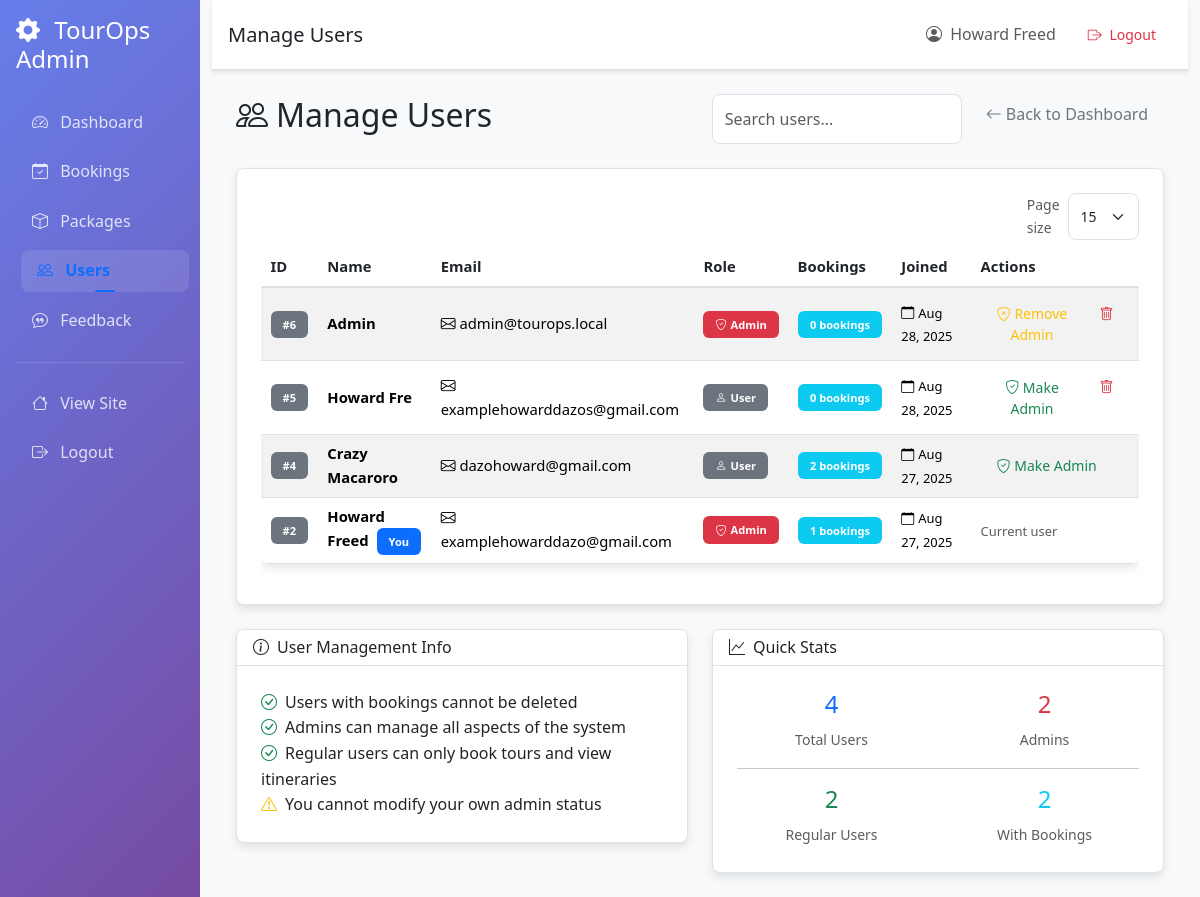
Screenshot of /admin/users.php (signed in) with the database file from the repository.
### tables this page shows
CREATE TABLE `users` (
  `id` int(11) NOT NULL,
  `name` varchar(100) NOT NULL,
  `fullname` varchar(150) DEFAULT NULL,
  `dob` date DEFAULT NULL,
  `gender` varchar(20) DEFAULT NULL,
  `nationality` varchar(100) DEFAULT NULL,
  `email` varchar(150) NOT NULL,
  `mobile` varchar(30) DEFAULT NULL,
  `address` text DEFAULT NULL,
  `profile_image` varchar(255) DEFAULT NULL,
  `username` varchar(100) DEFAULT NULL,
  `two_factor_enabled` tinyint(1) DEFAULT 0,
  `notify_email` tinyint(1) DEFAULT 1,
  `notify_sms` tinyint(1) DEFAULT 0,
  `newsletter` tinyint(1) DEFAULT 0,
  `emergency_name` varchar(150) DEFAULT NULL,
  `emergency_relation` varchar(100) DEFAULT NULL,
  `emergency_phone` varchar(30) DEFAULT NULL,
  `password` varchar(255) NOT NULL,
  `is_admin` tinyint(1) DEFAULT 0,
  `created_at` timestamp NOT NULL DEFAULT current_timestamp()
);

### inc/pagination.php (called while the page is built, shortened)
<?php
function pagination_allowed_sizes(): array {
    return [10, 15, 30, 50];
}
function pagination_get_page_and_size(int $defaultPageSize = 15): array {
    $allowed = pagination_allowed_sizes();
    $page = isset($_GET['page']) ? max(1, (int)$_GET['page']) : 1;
    $perPage = isset($_GET['pageSize']) ? (int)$_GET['pageSize'] : $defaultPageSize;
    $offset = ($page - 1) * $perPage;
    return [$page, $perPage, $offset];
}

### admin/users.php (the view, shortened to what this page needs)
<?php
require_once '../inc/db.php';
require_once '../inc/pagination.php';
list($page, $perPage, $offset) = pagination_get_page_and_size(15);
$stm = $pdo->prepare("SELECT u.*, COUNT(b.id) as booking_count
                       FROM users u
                       LEFT JOIN bookings b ON u.id = b.user_id
                       GROUP BY u.id
                       ORDER BY u.created_at DESC
                       LIMIT :limit OFFSET :offset");
$stm->bindValue(':limit', $perPage, PDO::PARAM_INT);
$stm->bindValue(':offset', $offset, PDO::PARAM_INT);
$stm->execute();
$users = $stm->fetchAll();
function getUserName($user) {
    return $user['fullname'] ?? $user['name'] ?? 'User';
}
include 'header.php';
?>
<div class="d-flex justify-content-between align-items-center mb-4">
    <h2><i class="bi bi-people me-2"></i>Manage Users</h2>
    <div class="d-flex gap-2">
        <input type="text" class="form-control table-search" placeholder="Search users..." style="width: 250px;">
        <a href="index.php" class="btn btn-outline-secondary">
            <i class="bi bi-arrow-left me-1"></i>Back to Dashboard
        </a>
    </div>
</div>
<div class="card no-hover">
    <div class="card-body">
        <div class="d-flex justify-content-end mb-2">
            <form method="get" class="d-flex align-items-center gap-2">
                <label class="text-muted small mb-0">Page size</label>
                <select name="pageSize" class="form-select form-select-sm" onchange="this.form.submit()">
                    <?php foreach (pagination_allowed_sizes() as $size): ?>
                        <option value="<?= $size ?>" <?= $perPage===$size? 'selected':'' ?>><?= $size ?></option>
                    <?php endforeach; ?>
                </select>
            </form>
        </div>
        <div class="table-responsive sticky-head">
            <table class="table table-striped table-hover table-compact">
                <thead class="table-dark">
                    <tr>
                        <th>ID</th>
                        <th>Name</th>
                        <th>Email</th>
                        <th>Role</th>
                        <th>Bookings</th>
                        <th>Joined</th>
                        <th>Actions</th>
                    </tr>
                </thead>
                <tbody>
                    <?php foreach ($users as $u): ?>
                        <tr>
                            <td><span class="badge bg-secondary">#<?=$u['id']?></span></td>
                            <td>
                                <strong><?=htmlspecialchars(getUserName($u))?></strong>
                                <?php if ($u['id'] == ($_SESSION['user']['id'] ?? -1)): ?>
                                    <span class="badge bg-primary ms-1">You</span>
                                <?php endif; ?>
                            </td>
                            <td>
                                <i class="bi bi-envelope me-1"></i><?=htmlspecialchars($u['email'])?>
                            </td>
                            <td>
                                <?php if ($u['is_admin']): ?>
                                    <span class="badge bg-danger">
                                        <i class="bi bi-shield-check me-1"></i>Admin
                                    </span>
                                <?php else: ?>
                                    <span class="badge bg-secondary">
                                        <i class="bi bi-person me-1"></i>User
                                    </span>
                                <?php endif; ?>
                            </td>
                            <td>
                                <span class="badge bg-info"><?=$u['booking_count']?> bookings</span>
                            </td>
                            <td>
                                <small>
                                    <i class="bi bi-calendar me-1"></i><?=date('M j, Y', strtotime($u['created_at']))?>
                                </small>
                            </td>
                            <td>
                                <div class="btn-group" role="group">
                                    <?php if ($u['id'] != ($_SESSION['user']['id'] ?? -1)): ?>
                                        <form method="post" style="display: inline;">
                                            <button type="submit" class="btn btn-sm btn-outline-<?=$u['is_admin'] ? 'warning' : 'success'?> rounded-pill px-3"
                                                    onclick="return confirm('<?=$u['is_admin'] ? 'Remove' : 'Grant'?> admin privileges for <?=htmlspecialchars(getUserName($u))?>?')">
                                                <i class="bi bi-<?=$u['is_admin'] ? 'shield-x' : 'shield-check'?>"></i>
                                                <?=$u['is_admin'] ? 'Remove Admin' : 'Make Admin'?>
                                            </button>
                                        </form>
                                        <?php if ((int)$u['booking_count'] === 0): ?>
                                            <form method="post" style="display: inline;">
                                                <button type="submit" class="btn btn-sm btn-outline-danger rounded-pill px-3"
                                                        onclick="return confirm('Are you sure you want to delete <?=htmlspecialchars(getUserName($u))?>? This action cannot be undone.')">
                                                    <i class="bi bi-trash"></i>
                                                </button>
                                            </form>
                                        <?php endif; ?>
                                    <?php else: ?>
                                        <span class="text-muted small">Current user</span>
                                    <?php endif; ?>
                                </div>
                            </td>
                        </tr>
                    <?php endforeach; ?>
                </tbody>
            </table>
        </div>
    </div>
</div>
<div class="row mt-4">
    <div class="col-md-6">
        <div class="card no-hover">
            <div class="card-header">
                <h6 class="mb-0"><i class="bi bi-info-circle me-2"></i>User Management Info</h6>
            </div>
            <div class="card-body">
                <ul class="list-unstyled mb-0">
                    <li><i class="bi bi-check-circle text-success me-2"></i>Users with bookings cannot be deleted</li>
                    <li><i class="bi bi-check-circle text-success me-2"></i>Admins can manage all aspects of the system</li>
                    <li><i class="bi bi-check-circle text-success me-2"></i>Regular users can only book tours and view itineraries</li>
                    <li><i class="bi bi-exclamation-triangle text-warning me-2"></i>You cannot modify your own admin status</li>
                </ul>
            </div>
        </div>
    </div>
    <div class="col-md-6">
        <div class="card no-hover">
            <div class="card-header">
                <h6 class="mb-0"><i class="bi bi-graph-up me-2"></i>Quick Stats</h6>
            </div>
            <div class="card-body">
                <?php
                $total_users = count($users);
                $admin_users = count(array_filter($users, function($u) { return $u['is_admin']; }));
                $regular_users = $total_users - $admin_users;
                $users_with_bookings = count(array_filter($users, function($u) { return $u['booking_count'] > 0; }));
                ?>
                <div class="row text-center">
                    <div class="col-6">
                        <h4 class="text-primary"><?=$total_users?></h4>
                        <small class="text-muted">Total Users</small>
                    </div>
                    <div class="col-6">
                        <h4 class="text-danger"><?=$admin_users?></h4>
                        <small class="text-muted">Admins</small>
                    </div>
                </div>
                <hr>
                <div class="row text-center">
                    <div class="col-6">
                        <h4 class="text-success"><?=$regular_users?></h4>
                        <small class="text-muted">Regular Users</small>
                    </div>
                    <div class="col-6">
                        <h4 class="text-info"><?=$users_with_bookings?></h4>
                        <small class="text-muted">With Bookings</small>
                    </div>
                </div>
            </div>
        </div>
    </div>
</div>
<?php include 'footer.php'; ?>

### assets/css/styles.css (style rules this page uses)
:root { --primary-color: #0d6efd; --secondary-color: #6c757d; --success-color: #198754; --danger-color: #dc3545; --warning-color: #ffc107; --info-color: #0dcaf0; --body-bg: #f8f9fa; --body-bg-alt: #ffffff; --text-color: #212529; --text-muted: #6c757d; --border-color: #dee2e6; --card-bg: #ffffff; --card-hover-bg: #f8f9fa; --navbar-bg: var(--footer-bg); --footer-bg: #212529; --shadow-sm: 0 0.125rem 0.25rem rgba(0, 0, 0, 0.075); --shadow: 0 0.25rem 0.5rem rgba(0, 0, 0, 0.1); --shadow-lg: 0 0.5rem 1rem rgba(0, 0, 0, 0.15); --border-radius: 0.5rem; --transition: all 0.3s cubic-bezier(0.4, 0, 0.2, 1); }
* { box-sizing: border-box; }
html { scroll-behavior: smooth; }
body { background-color: var(--body-bg); color: var(--text-color); font-family: 'Segoe UI', Tahoma, Geneva, Verdana, sans-serif; line-height: 1.6; margin: 0; padding: 0; transition: background-color 0.3s ease, color 0.3s ease; }
.card { background-color: var(--card-bg); border: 1px solid var(--border-color); border-radius: var(--border-radius); box-shadow: var(--shadow); transition: var(--transition); overflow: hidden; }
.card-header { background-color: var(--body-bg-alt); border-bottom: 1px solid var(--border-color); font-weight: 600; color: var(--text-color); }
.card-body { padding: 1.5rem; color: var(--text-color); }
.btn { border-radius: var(--border-radius); font-weight: 500; transition: var(--transition); border: none; padding: 0.5rem 1rem; }
.form-control, .form-select { border-radius: var(--border-radius); border: 1px solid var(--border-color); padding: 0.75rem; transition: var(--transition); }
.table { border-radius: var(--border-radius); overflow: hidden; box-shadow: var(--shadow); }
.table th { background-color: var(--body-bg-alt); border-bottom: 2px solid var(--border-color); font-weight: 600; color: var(--text-color); padding: 1rem; }
.table td { padding: 1rem; vertical-align: middle; }
.table-striped > tbody > tr:nth-of-type(odd) { background-color: rgba(0, 0, 0, 0.02); }
a, .btn-link { transition: var(--transition); }
.badge { font-weight: 500; padding: 0.5rem 0.75rem; font-weight: 600; }
.table.table-compact > :not(caption) > * > * { padding: 0.45rem 0.6rem; vertical-align: middle; font-size: 0.925rem; }
.table-responsive.sticky-head { max-height: calc(100vh - 280px); overflow: auto; }
.sticky-head thead th { position: sticky; top: 0; z-index: 2; background: var(--card-bg, #fff); }

### rows the page displays
users: id "6", name "Admin", email "admin@tourops.local", is_admin 1 (drawn), booking_count "0", created_at "Aug 28, 2025"
users: id "5", fullname "Howard Fre", email "examplehowarddazos@gmail.com", is_admin 0 (drawn), booking_count "0", created_at "Aug 28, 2025"
users: id "4", fullname "Crazy Macaroro", email "dazohoward@gmail.com", is_admin 0 (drawn), booking_count "2", created_at "Aug 27, 2025"
users: id "2", fullname "Howard Freed", shows "You", email "examplehowarddazo@gmail.com", is_admin 1 (drawn), booking_count "1", created_at "Aug 27, 2025", shows "Current user"

### other values shown
$page_titles[$current_page] "Manage Users"
$_SESSION['user']['fullname'] "Howard Freed"
$total_users "4"
$admin_users "2"
$regular_users "2"
$users_with_bookings "2"
form field pageSize "15"
